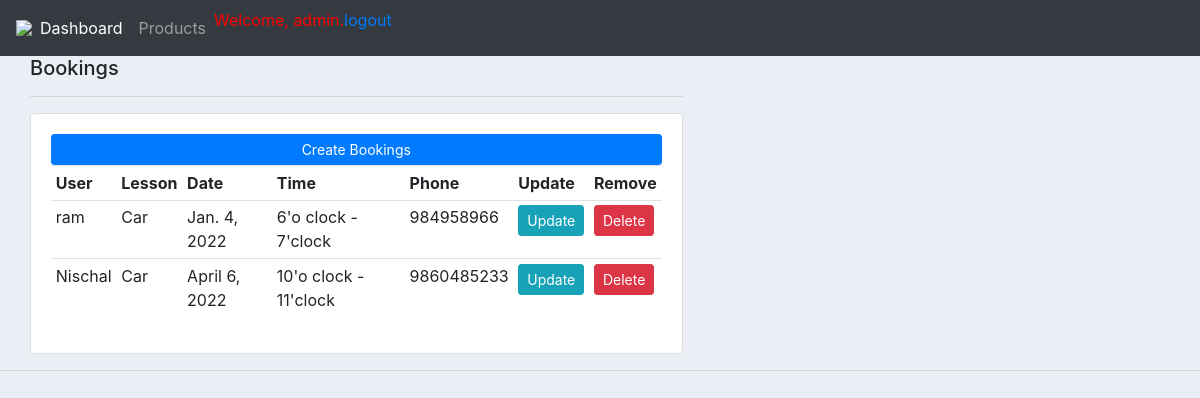
The page /dashboard/ (signed in) on the database its author committed.
### accounts/models.py (models this page shows, shortened)
class Booking(models.Model):
        user = models.CharField(max_length=40,null=True)
        Product = models.CharField(max_length=40,null=True)
        date =models.DateField(max_length=40,null=True)
        time = models.CharField(max_length=40,null=True)
        phone = models.CharField(max_length=40 , null=True)

### accounts/decorators.py (the view)
        def wrapper_func(request,*args,**kwargs):
            group = None
            if request.user.groups.exists():
                group =request.user.groups.all()[0].name
            if group in allowed_roles:
                return view_func(request,*args,**kwargs)
            else:
                return HttpResponse('<center><h1>You are not authorized<h1>')

### accounts/views.py (called while the page is built)
@login_required(login_url="/login")
@allowed_user(allowed_roles=['admin'])
def dashboard(request):
    booking = Booking.objects.all()
    context = {'booking':booking,}
    return render(request,'accounts/admin/dashboard.html',context)

### accounts/templates/accounts/admin/dashboard.html
{%  extends 'accounts/admin/main.html' %}
{% block content %}
	<div class="col-md-7">
		<h5> Bookings</h5>
		<hr>
		<div class="card card-body">
			<a class="btn btn-primary  btn-sm btn-block" href="/create_order"">Create Bookings</a>
			<table class="table table-sm">
				<tr>
					<th>User</th>
					<th>Lesson</th>
					<th>Date</th>
					<th>Time</th>
					<th>Phone</th>
					<th>Update</th>
					<th>Remove</th>
				</tr>
				{% for booking in booking %}
					<tr>
						<td>{{booking.user}}</td>
						<td>{{booking.Product}}</td>
						<td>{{booking.date}}</td>
						<td>{{booking.time}}</td>
						<td>{{booking.phone}}</td>
						<td><a class="btn btn-sm btn-info" href="/update_order/{{booking.id}}">Update</a></td>
						<td><a class="btn btn-sm btn-danger" href="/delete_order/{{booking.id}}">Delete</a></td>
					</tr>
				{% endfor %}
			</table>
		</div>
	</div>
</div>
{% endblock %}

### accounts/templates/accounts/admin/main.html (shortened to what this page needs)
{% load static %}
<!DOCTYPE html>
<html>
<head>
	<link rel="stylesheet" href="https://stackpath.bootstrapcdn.com/bootstrap/4.3.1/css/bootstrap.min.css">
	<link rel="stylesheet" type="text/css" href="{% static '/css/main.css' %}">
</head>
<body>
	{%  include 'accounts/admin/navbar.html' %}
	<div class="container-fluid">
	{% block content %}
	{% endblock %}
	<hr>
</body>
</html>

### accounts/templates/accounts/admin/navbar.html (shortened to what this page needs)
{% load static %}
<nav class="navbar navbar-expand-lg navbar-dark bg-dark">
 <img src="{% static 'images/logo.png' %}">
  <div class="collapse navbar-collapse" id="navbarNav">
    <ul class="navbar-nav">
      <li class="nav-item active">
        <a class="nav-link" href="/dashboard">Dashboard</a>
      </li>
      <li class="nav-item">
        <a class="nav-link" href="/products">Products</a>
      </li>
      <li>{% if user.is_authenticated %}
        <p style="color:red;">Welcome, {{ user.username }}.</li>
    <li><a href="/logout">logout </a></li>
        {% else %}
        <li><a href="/login">Login </a></li>
     {% endif %}
    </ul>
  </div>
</nav>

### accounts/static/css/main.css (style rules this page uses)
body { background-color: #ebeff5; }

### rows shown on the page
Booking: user "ram", Product "Car", date "Jan. 4, 2022", time "6'o clock - 7'clock", phone "984958966"
Booking: user "Nischal", Product "Car", date "April 6, 2022", time "10'o clock - 11'clock", phone "9860485233"

### other values the page prints
{{ user.username }} "admin"
